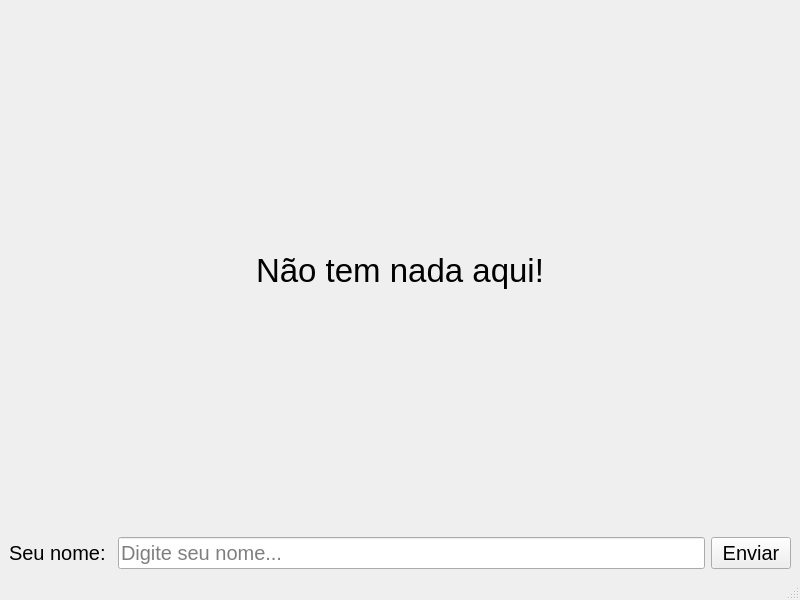
<?xml version="1.0" encoding="UTF-8"?>
<ui version="4.0">
 <class>MainWindow</class>
 <widget class="QMainWindow" name="MainWindow">
  <property name="geometry">
   <rect>
    <x>0</x>
    <y>0</y>
    <width>800</width>
    <height>600</height>
   </rect>
  </property>
  <property name="windowTitle">
   <string>MainWindow</string>
  </property>
  <widget class="QWidget" name="centralwidget">
   <layout class="QHBoxLayout" name="horizontalLayout">
    <item>
     <layout class="QGridLayout" name="gridLayout">
      <item row="2" column="0">
       <layout class="QGridLayout" name="gridLayout_2">
        <item row="0" column="0">
         <widget class="QLabel" name="labelName">
          <property name="font">
           <font>
            <pointsize>15</pointsize>
           </font>
          </property>
          <property name="text">
           <string>Seu nome: </string>
          </property>
         </widget>
        </item>
        <item row="0" column="1">
         <widget class="QLineEdit" name="lineName">
          <property name="font">
           <font>
            <pointsize>15</pointsize>
           </font>
          </property>
          <property name="placeholderText">
           <string>Digite seu nome...</string>
          </property>
         </widget>
        </item>
        <item row="0" column="2">
         <widget class="QPushButton" name="pushButton">
          <property name="font">
           <font>
            <pointsize>15</pointsize>
           </font>
          </property>
          <property name="text">
           <string>Enviar</string>
          </property>
         </widget>
        </item>
       </layout>
      </item>
      <item row="1" column="0">
       <widget class="QLabel" name="labelResult">
        <property name="font">
         <font>
          <pointsize>25</pointsize>
         </font>
        </property>
        <property name="text">
         <string>Não tem nada aqui!</string>
        </property>
        <property name="alignment">
         <set>Qt::AlignCenter</set>
        </property>
       </widget>
      </item>
     </layout>
    </item>
   </layout>
  </widget>
  <widget class="QMenuBar" name="menubar">
   <property name="geometry">
    <rect>
     <x>0</x>
     <y>0</y>
     <width>800</width>
     <height>21</height>
    </rect>
   </property>
  </widget>
  <widget class="QStatusBar" name="statusbar"/>
 </widget>
 <resources/>
 <connections/>
</ui>
